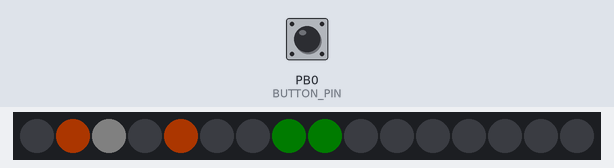
The sketch below on a simulated ATtiny85, built with avr-gcc and run on an emulated ATtiny85. Shown: 16 RGB LEDs in strip order, left to right. The inputs (shaded band) are chosen by the test bench; at power-on: PB0 (BUTTON_PIN) HIGH. Dim RGB values are drawn brighter than linear.

Above: at 1.2 s.
1.3 s: PB0 (BUTTON_PIN) pulled LOW for 3.2 s
At 3.5 s:
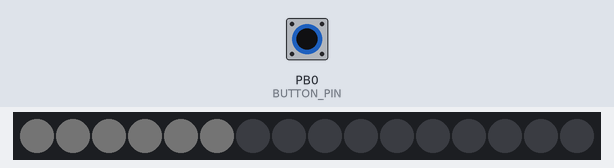
6.0 s: PB0 (BUTTON_PIN) pulled LOW for 3.2 s
At 7.3 s:
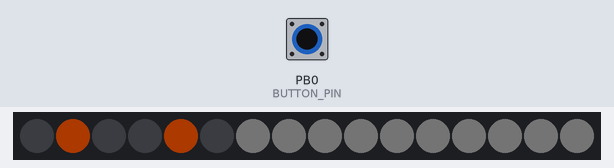
12.2 s: PB0 (BUTTON_PIN) pulled LOW for 0.15 s
At 13.57 s:
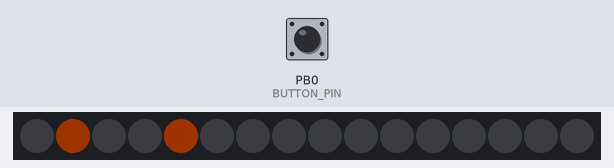

The sketch:

ATtiny85RomanClock.ino
```cpp
#include <Arduino.h>
#include <Adafruit_NeoPixel.h>

/*  Defines  */

#define FRAME_MAX           8
#define SECOND_MAX          60
#define MINUTE_MAX          60
#define HOUR_MAX            24
#define HOUR_HALF           (HOUR_MAX / 2)
#define ADJUSTER_MAX        85

#define MILLIS_PER_FRAME    (1000 / FRAME_MAX)

#define PIXELS_PIN          1
#define PIXELS_NUMBER       16
#define PIXELS_NUMBER_HOUR  6

#define BUTTON_PIN          0
#define BUTTON_LONG_PRESS   4
#define BUTTON_LONGER_PRESS 16

enum : uint8_t {
    STATE_CLOCK = 0,
    STATE_ADJUST_HOUR,
    STATE_ADJUST_MINUTE,
};

#define BRIGHTNESS_MAX      3

/*  Constants  */

PROGMEM static const uint8_t patternHour[HOUR_HALF] = {
    0x12, 0x01, 0x02, 0x03, 0x0C, 0x04, 0x05, 0x06, 0x07, 0x30, 0x10, 0x18
};

PROGMEM static const uint16_t patternMinute[MINUTE_MAX + 1] = {
    0x000, 0x200, 0x100, 0x300, 0x0C0, 0x080, 0x280, 0x180, 0x380, 0x030, 0x020, 0x060,
    0x120, 0x320, 0x0E0, 0x0A0, 0x2A0, 0x1A0, 0x3A0, 0x038, 0x028, 0x068, 0x128, 0x328,
    0x0E8, 0x0A8, 0x2A8, 0x1A8, 0x3A8, 0x03C, 0x02C, 0x06C, 0x12C, 0x32C, 0x0EC, 0x0AC,
    0x2AC, 0x1AC, 0x3AC, 0x03D, 0x003, 0x013, 0x053, 0x143, 0x0C3, 0x083, 0x283, 0x183,
    0x383, 0x033, 0x002, 0x012, 0x052, 0x142, 0x0C2, 0x082, 0x282, 0x182, 0x382, 0x032, 0x006
};

/*  Variables  */

static Adafruit_NeoPixel pixels = Adafruit_NeoPixel(PIXELS_NUMBER, PIXELS_PIN, NEO_GRB + NEO_KHZ800);
static unsigned long targetMillis;
static int8_t hour, minute, second, frame;
static uint8_t state, brightness, adjuster;

/*----------------------------------------------------------------------------*/

void setup(void)
{
    initDevices();
    hour = minute = second = frame = adjuster = 0;
    targetMillis = millis() + MILLIS_PER_FRAME;
    state = STATE_CLOCK;
}

void loop(void)
{
    handleButton();
    if (++frame >= FRAME_MAX) {
        frame = 0;
        if (state == STATE_CLOCK) forwardTime();
    }
    updatePixels();
    long waitMillis = targetMillis - millis();
    if (waitMillis > 0) delay(waitMillis);
    targetMillis += MILLIS_PER_FRAME;
    if (++adjuster >= ADJUSTER_MAX) {
        adjuster = 0;
        targetMillis++;
    }
}

/*----------------------------------------------------------------------------*/

static void initDevices(void)
{
    pixels.begin();
    pixels.clear();
    pinMode(BUTTON_PIN, INPUT_PULLUP);
    brightness = BRIGHTNESS_MAX;
    pixels.setBrightness(brightness * 85);
}

static void handleButton(void)
{
    static int8_t counter = 0;
    if (digitalRead(BUTTON_PIN) == LOW) {
        if (counter < BUTTON_LONGER_PRESS) {
            counter++;
            if (counter == BUTTON_LONG_PRESS) onLongPress();
            if (counter == BUTTON_LONGER_PRESS) onLongerPress();
        }
    } else {
        if (counter > 0 && counter < BUTTON_LONG_PRESS) onShortPress();
        counter = 0;
    }
}

static void onShortPress(void)
{
    switch (state) {
        case STATE_CLOCK:
            if (--brightness == 0) brightness = BRIGHTNESS_MAX;
            pixels.setBrightness(brightness * 85);
            break;
        case STATE_ADJUST_HOUR:
            forwardHour();
            break;
        case STATE_ADJUST_MINUTE:
            forwardMinute();
            break;
    }
}

static void onLongPress(void)
{
    if (state != STATE_CLOCK) {
        state = (state == STATE_ADJUST_HOUR) ? STATE_ADJUST_MINUTE : STATE_ADJUST_HOUR;
    }
}

static void onLongerPress(void)
{
    state = (state == STATE_CLOCK) ? STATE_ADJUST_HOUR : STATE_CLOCK;
    second = frame = 0;
}

static void forwardTime(void)
{
    if (++second >= SECOND_MAX) {
        second = 0;
        forwardMinute();
        if (minute == 0) {
            forwardHour();
        }
    }
}

static void forwardMinute(void)
{
    if (++minute >= MINUTE_MAX) minute = 0;
}

static void forwardHour(void)
{
    if (++hour >= HOUR_MAX) hour = 0;
}

static void updatePixels(void)
{
    uint16_t pattern = 0;
    int8_t blinkPos = -1;
    if (state == STATE_CLOCK && frame < brightness) {
        blinkPos = (18 - second * PIXELS_NUMBER / SECOND_MAX) % PIXELS_NUMBER;
    }
    if (state != STATE_ADJUST_HOUR || (frame & 2) == 0) {
        pattern |= pgm_read_byte(&patternHour[hour % HOUR_HALF]);
    }
    if (state != STATE_ADJUST_MINUTE || (frame & 2) == 0) {
        int8_t tmpMinute = minute;
        if (minute == 0 && second == 0 && state == STATE_CLOCK) tmpMinute = MINUTE_MAX;
        pattern |= pgm_read_word(&patternMinute[tmpMinute]) << PIXELS_NUMBER_HOUR;
    }
    for (int8_t i = 0; i < PIXELS_NUMBER; i++) {
        uint32_t color;
        if (bitRead(pattern, i)) {
            if (i == blinkPos) {
                color = pixels.Color(32, 32, 32);
            } else if (i < PIXELS_NUMBER_HOUR) {
                color = (hour < HOUR_HALF) ? pixels.Color(48, 16, 0) : pixels.Color(0, 16, 64);
            } else {
                color = pixels.Color(8, 32, 8);
            }
        } else if (state == STATE_ADJUST_HOUR && i < PIXELS_NUMBER_HOUR ||
                   state == STATE_ADJUST_MINUTE && i >= PIXELS_NUMBER_HOUR) {
            uint8_t c = 4 - brightness;
            color = pixels.Color(c, c, c);
        } else {
            color = (i == blinkPos) ? pixels.Color(6, 6, 6) : pixels.Color(0, 0, 0);
        }
        if (state == STATE_CLOCK) {
            color = (pixels.getPixelColor(i) + color) >> 1 & 0x7F7F7F;
        }
        pixels.setPixelColor(i, color);
    }
    pixels.show();
}
```

Measured:
- after the input at 6.0 s, the LEDs: first differ from a run without the input after 0.38 s (image 2)
- what the display in image 2 shows lasts 1.5 s, from 6.4 s to 7.9 s
